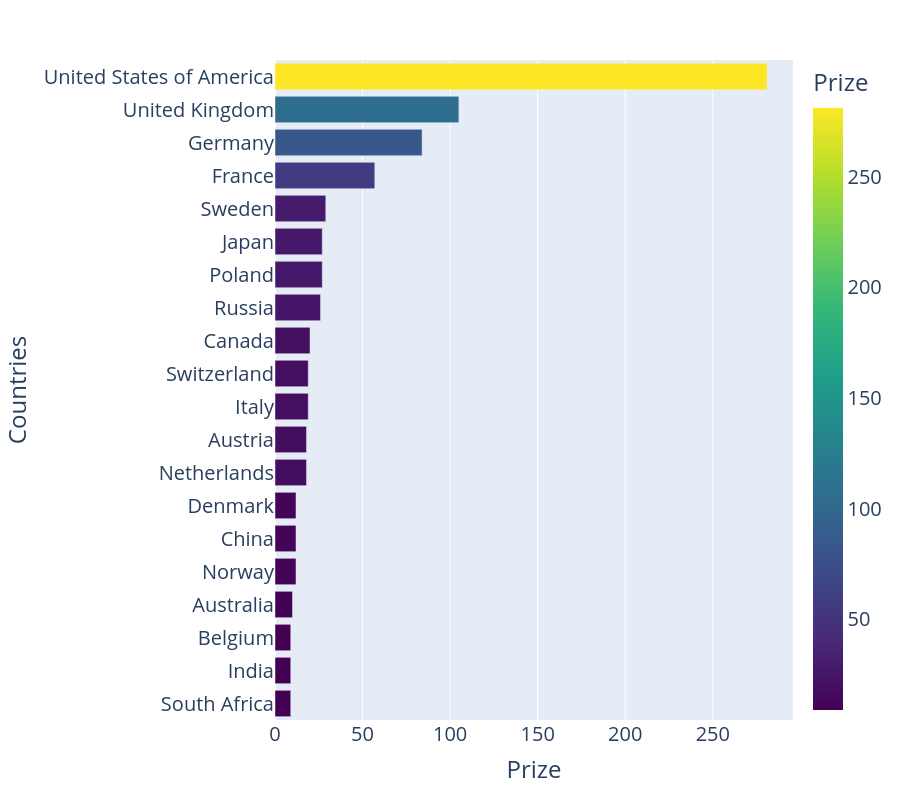

Source (notebook cell):
### Markdown cell above
**Challenge**:

-   Create a Pandas DataFrame called `top20_countries` that has the two columns. The `prize` column should contain the total number of prizes won.

<img src=https://i.imgur.com/6HM8rfB.png width=350>

-   Is it best to use `birth_country`, `birth_country_current` or `organization_country`?
-   What are some potential problems when using `birth_country` or any of the others? Which column is the least problematic?
-   Then use plotly to create a horizontal bar chart showing the number of prizes won by each country. Here's what you're after:

<img src=https://i.imgur.com/agcJdRS.png width=750>

-   What is the ranking for the top 20 countries in terms of the number of prizes?

### Code cell
s_data = (
    df_data.groupby("birth_country_current")
    .count()
    .prize.sort_values(ascending=False)
    .head(20)[::-1]
)
top_20_countries = pd.DataFrame({"Countries": s_data.index, "Prize": s_data.values})

x = px.bar(
    data_frame=top_20_countries,
    y="Countries",
    x="Prize",
    color="Prize",
    color_continuous_scale="viridis",
    height=800,
).update_layout(font_size=20)
x.show()

### Figure 1 — Plotly figure (JSON) as saved in the notebook; plotly's stock layout.template omitted (floating-point values rounded to 4 significant figures)
{"data": [{"alignmentgroup": "True", "hovertemplate": "Prize=%{marker.color}<br>Countries=%{y}<extra></extra>", "legendgroup": "", "marker": {"color": [9, 9, 9, 10, 12, 12, 12, 18, 18, 19, 19, 20, 26, 27, 27, 29, 57, 84, 105, 281], "coloraxis": "coloraxis", "pattern": {"shape": ""}}, "name": "", "offsetgroup": "", "orientation": "h", "showlegend": false, "textposition": "auto", "type": "bar", "x": [9, 9, 9, 10, 12, 12, 12, 18, 18, 19, 19, 20, 26, 27, 27, 29, 57, 84, 105, 281], "xaxis": "x", "y": ["South Africa", "India", "Belgium", "Australia", "Norway", "China", "Denmark", "Netherlands", "Austria", "Italy", "Switzerland", "Canada", "Russia", "Poland", "Japan", "Sweden", "France", "Germany", "United Kingdom", "United States of America"], "yaxis": "y"}], "layout": {"barmode": "relative", "coloraxis": {"colorbar": {"title": {"text": "Prize"}}, "colorscale": [[0, "#440154"], [0.1111, "#482878"], [0.2222, "#3e4989"], [0.3333, "#31688e"], [0.4444, "#26828e"], [0.5556, "#1f9e89"], [0.6667, "#35b779"], [0.7778, "#6ece58"], [0.8889, "#b5de2b"], [1, "#fde725"]]}, "font": {"size": 20}, "height": 800, "legend": {"tracegroupgap": 0}, "margin": {"t": 60}, "xaxis": {"anchor": "y", "domain": [0, 1], "title": {"text": "Prize"}}, "yaxis": {"anchor": "x", "domain": [0, 1], "title": {"text": "Countries"}}}}
